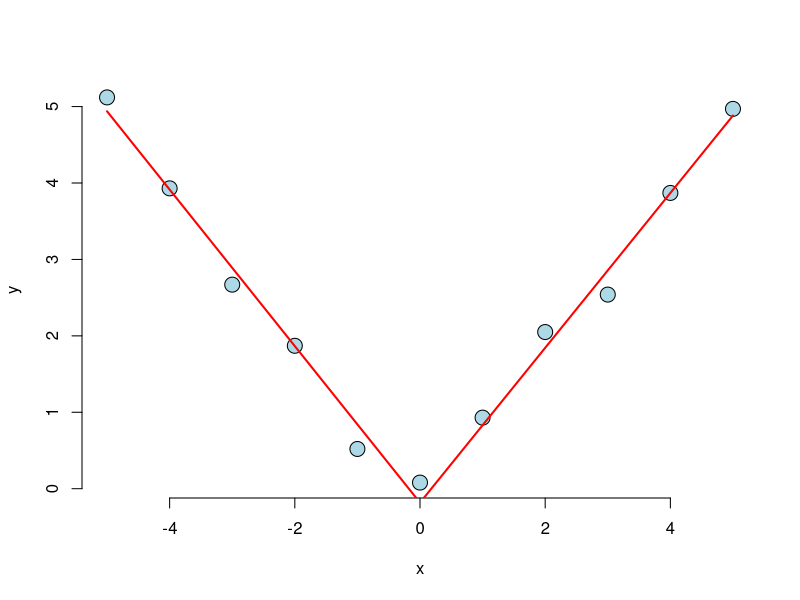

This chart was generated by the following R code:
## ---- chunk 1
library(MASS)
data(shuttle)
str(shuttle) 

shuttle$usebin <- as.numeric(shuttle$use == "auto") # create a binary variable
fit <- glm(usebin ~ factor(wind) - 1, family = "binomial", data = shuttle)
Coef <- coef(summary(fit))
coef.odds <- exp(c(Coef[1, 1], Coef[2, 1]))
(odds.ratio <- coef.odds[1] / coef.odds[2]) # "head" is the reference
## [1] 0.9686888
## ---- chunk 2
fit2 <- glm(usebin ~ factor(wind) + factor(magn) - 1, family = "binomial", 
            data = shuttle)
(Coef2 <- coef(summary(fit2)))

coef2.odds <- exp(c(Coef2[1, 1], Coef2[2, 1]))
(odds2.ratio <- coef2.odds[1] / coef2.odds[2]) # "head" is the reference
## [1] 0.9684981
## ---- chunk 3
fit1 <- glm(I(1 - usebin) ~ factor(wind) - 1, family = "binomial", 
            data = shuttle)
summary(fit1)$coef
#The signs reverse for the Estimate and z values
## ---- chunk 4
data(InsectSprays)
str(InsectSprays)

fit4 <- glm(count ~ factor(spray), family = "poisson", data = InsectSprays)
(Coef4 <- coef(summary(fit4))) # "A" is the reference

exp(Coef4[1, 1]) / exp(Coef4[1, 1] + Coef4[2, 1])
## [1] 0.9456522
## ---- chunk 5
fit5 <- glm(count ~ factor(spray) + offset(log(rep(sum(count), length(count)))), 
            family = "poisson", data = InsectSprays)
fit5_10 <- glm(count ~ factor(spray) + 
                   offset(log(10) + log(rep(sum(count), length(count)))), 
               family = "poisson", data = InsectSprays)
coef(summary(fit5))

coef(summary(fit5_10))

## ---- chunk 6
x <- -5:5
y <- c(5.12, 3.93, 2.67, 1.87, 0.52, 0.08, 0.93, 2.05, 2.54, 3.87, 4.97)
knots <- 0
splineTerms <- sapply(knots, function(knot) (x > knot) * (x - knot))
(xMat <- cbind(1, x, splineTerms))

(fit6 <- lm(y ~ xMat - 1))

yhat <- predict(fit6)
plot(x, y, frame = FALSE, pch = 21, bg = "lightblue", cex = 2)
lines(x, yhat, col = "red", lwd = 2)

fit6$coef[2] + fit6$coef[3]
##    xMatx 
## 1.013067
